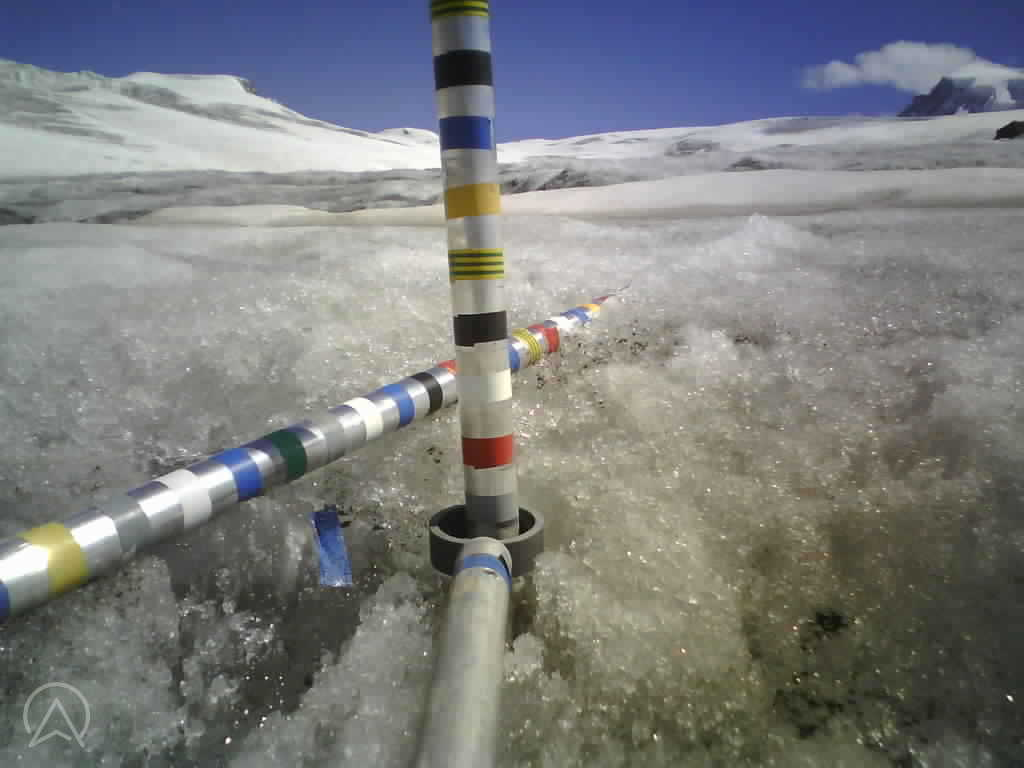
#> input picture H_F_2020-07-27_15_44.jpg, 1024 x 768 px
$ python -i mS.py   (imports and definitions only)
#> lines starting #> are read from the running program, lines starting #| are printed output that depends on the picture; after the words box and inside, x2 and y2 are one past the last pixel; in counts of white or black regions, pixels touching at a corner belong together
#> further down, picture is the input picture: shape (768, 1024, 3); mean B, G, R 126.3, 126, 124.2
#> in find_conversion_factor, `hsv = cv2.cvtColor(img, cv2.COLOR_BGR2HSV)`: hsv: shape (768, 1024, 3); mean H, S, V 49.9, 39.5, 135.5
### mask.py
import numpy as np
import cv2


def yellow(image):
    """Creates a mask for yellow color.

    Parameters
    ----------
    image: ndarray
        Image of which the mask is wanted.
    Returns
    -------
    mask: ndarray
        Mask for yellow color of the image.
    """
    low_yellow = np.array([20., 80., 0.])
    upper_yellow = np.array([50., 255., 255.])
    mask = cv2.inRange(image, low_yellow, upper_yellow)
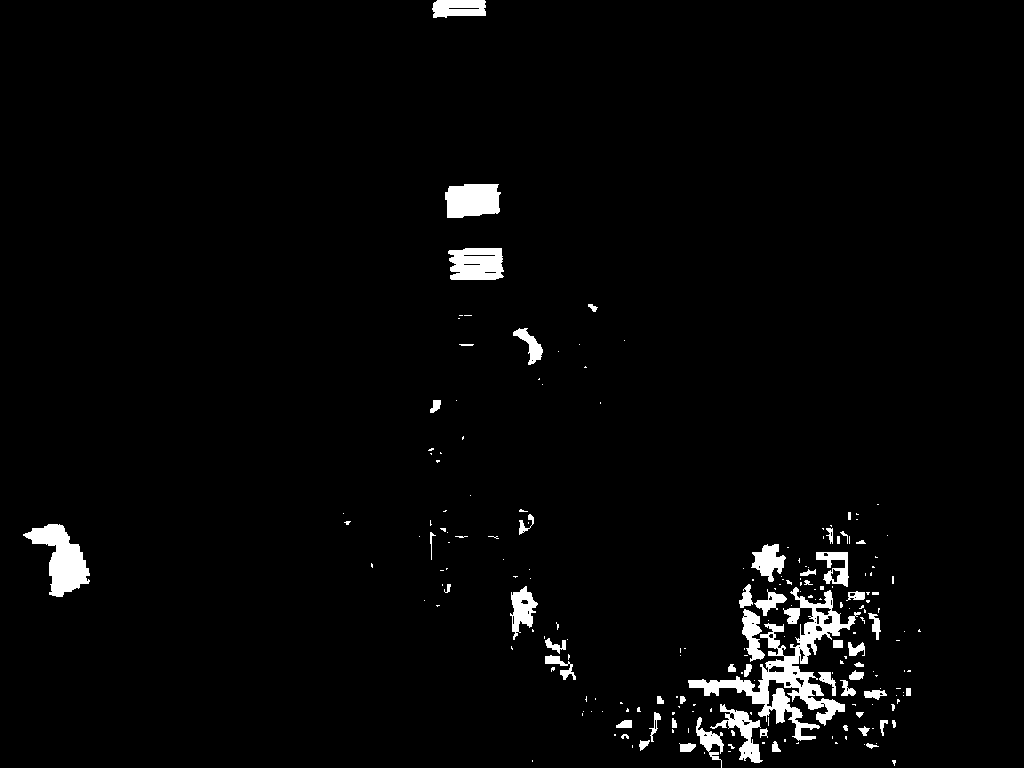
#> mask: shape (768, 1024); 2.7% white; 211 white regions (153 under 20 px), largest, box (x1, y1, x2, y2) and area: (688, 587, 861, 741) 5822, (23, 524, 90, 597) 2321, (445, 184, 501, 218) 1631
    return mask


def red(image):
    """Creates a mask for red color.

    Parameters
    ----------
    image: ndarray
        Image of which the mask is wanted.

    Returns
    -------
    mask: ndarray
        Mask for red color of the image.
    """

    low_red = np.array([0., 80., 0.])
#> low_red = [0, 80, 0]
    upper_red = np.array([10., 255., 255.])
    low2 = np.array([170, 100., 0.])
    up2 = np.array([180, 255., 255.])
    mask = cv2.inRange(image, low_red, upper_red) + cv2.inRange(image, low2, up2)
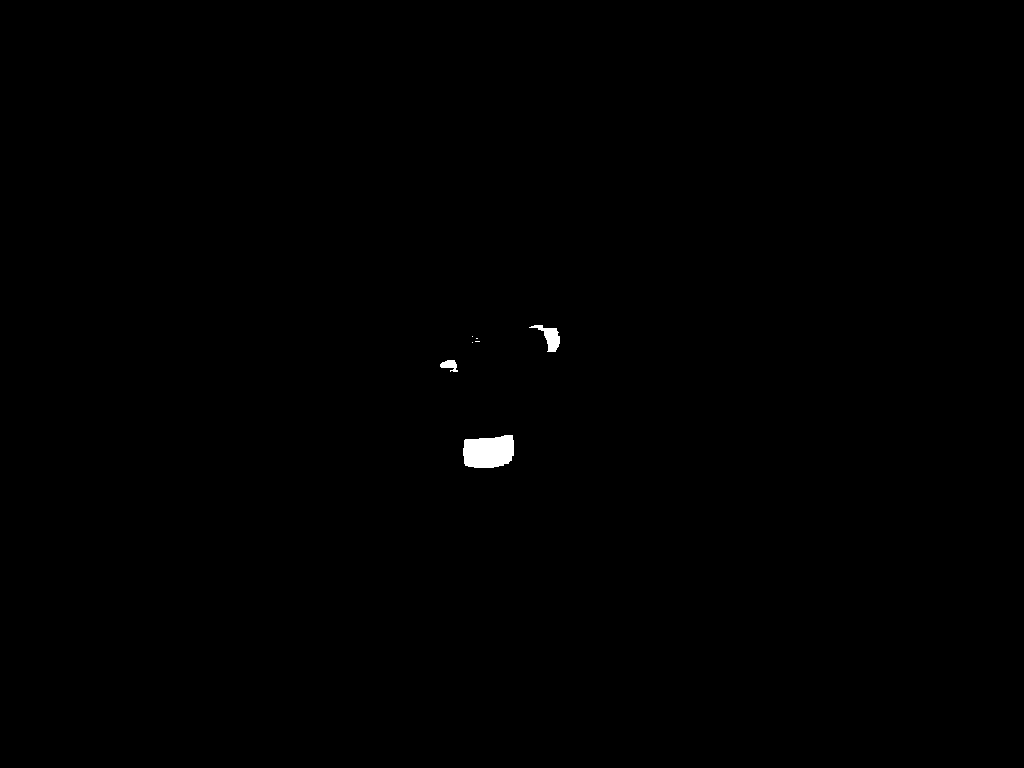
#> mask: shape (768, 1024); 0.24% white; 7 white regions (4 under 20 px), largest, box (x1, y1, x2, y2) and area: (463, 435, 514, 468) 1434, (529, 325, 560, 352) 348, (440, 360, 458, 372) 133
    return mask


def green(image):
    """Creates a mask for green color.

    Parameters
    ----------
    image: ndarray
        Image of which the mask is wanted.

    Returns
    -------
    mask: ndarray
        Mask for green color of the image.
    """

    low_green = np.array([40., 80., 0.])
#> low_green = [40, 80, 0]
    upper_green = np.array([80., 255., 255.])
    mask = cv2.inRange(image, low_green, upper_green)
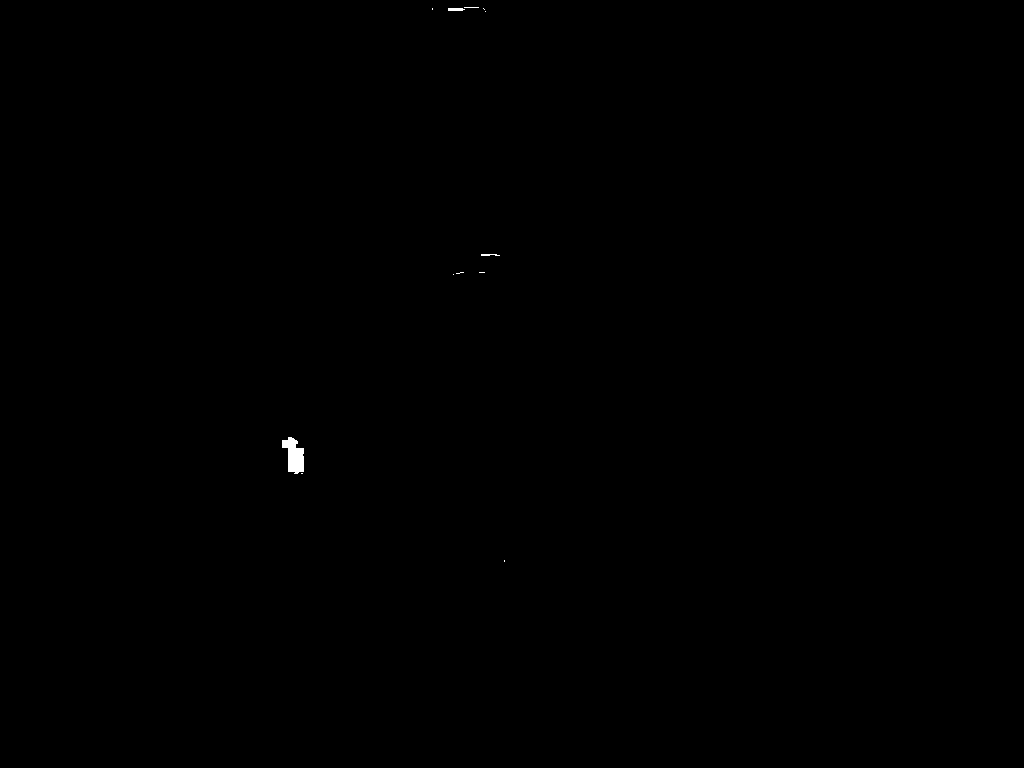
#> mask: shape (768, 1024); 0.08% white; 12 white regions (9 under 20 px), largest, box (x1, y1, x2, y2) and area: (282, 437, 304, 474) 526, (448, 8, 465, 11) 47, (481, 254, 500, 256) 30
    return mask


def blue(image):
    """Creates a mask for blue color.

    Parameters
    ----------
    image: ndarray
        Image of which the mask is wanted.

    Returns
    -------
    mask: ndarray
        Mask for blue color of the image.
    """

    low_blue = np.array([90., 80., 0.])
#> low_blue = [90, 80, 0]
    upper_blue = np.array([165., 255., 255.])
    mask = cv2.inRange(image, low_blue, upper_blue)
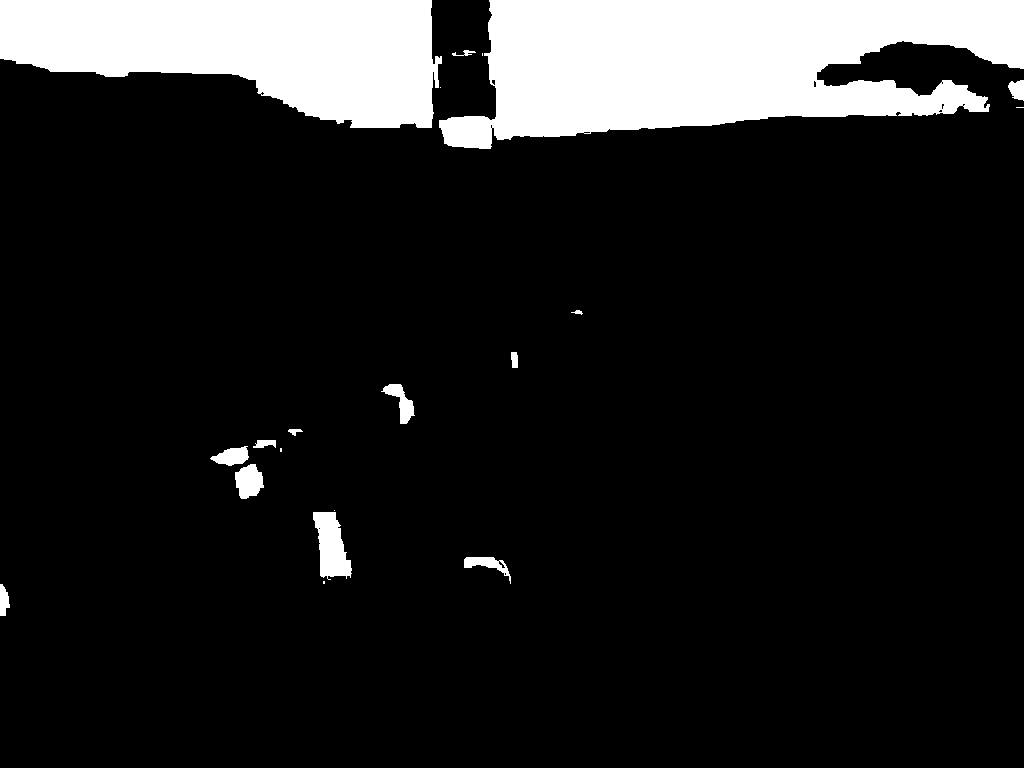
#> mask: shape (768, 1024); 13.2% white; 20 white regions (6 under 20 px)
    return mask


# [18 lines left out: function black, not called in this run]

### mS.py
import numpy as np
import cv2
from mT import match_template
from mask import red, yellow, blue, green, black
import pyqtgraph as pg
import imutils
from sklearn.linear_model import LinearRegression
import math

#############################################################
wait = 1
threshold = -0.002
#############################################################


def find_conversion_factor(img):
    """
    Calculate a (slope) and b (y-intercept) of the function that describes tape height in function of its position in
    the image (because of image distortion).

    Parameters
    ----------
    img: opencv-image
        Image containing the stake with tapes.

    Returns
    -------
    a: float
        Slope of the function.
    b: float
        Y-intercept of the function (in px).
    """
    kernel = np.ones((2, 2))                                                            # define kernel used for morphological application
    kernel2 = np.ones((3, 3))
    h_over_w = 0.6                                                                      # ratio height to width of the template

    stripe_area = []
    stripe_center = []
    stripe_center_y = []
    stripe_higth = []
    hsv = cv2.cvtColor(img, cv2.COLOR_BGR2HSV)                                          #conversion to hsv colorscale
    mask_hsv = yellow(hsv) + red(hsv) + green(hsv) + blue(hsv)  # mask of the tapes
    mask_hsv = cv2.erode(mask_hsv, kernel)                                              # morphological operation to obtain a better mask
    mask_hsv = cv2.dilate(mask_hsv, kernel2)                                            # morphological operation to obtain a better mask
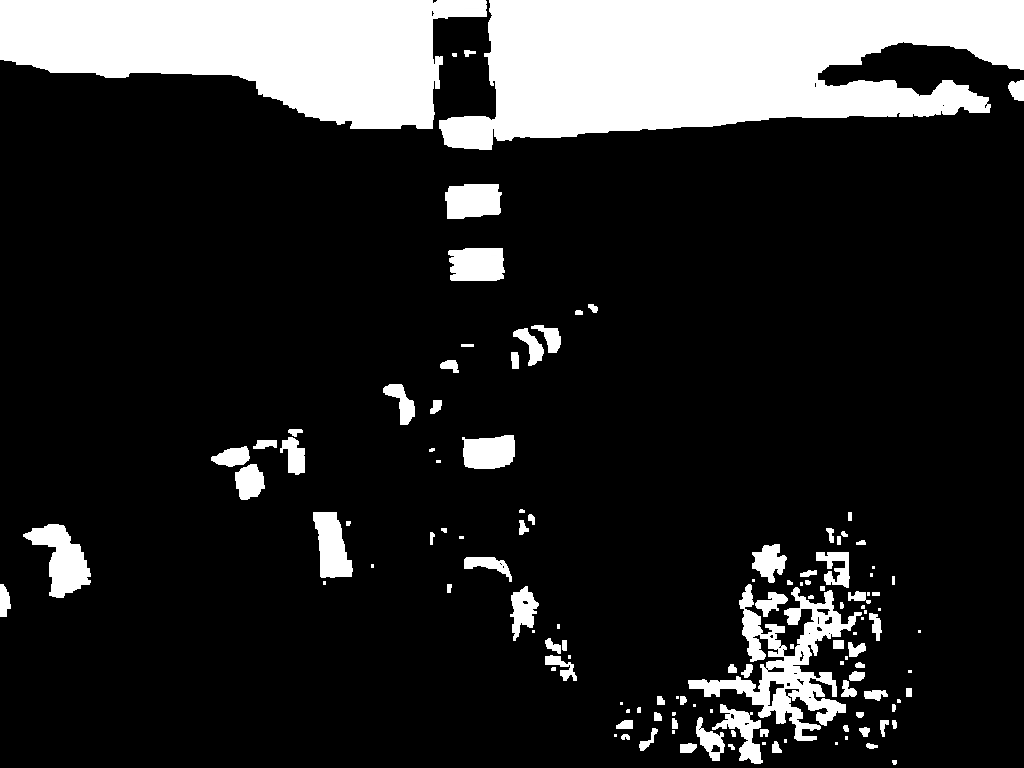
#> mask_hsv: shape (768, 1024); min 0, max 255, mean 43.1

    # find and create contour of the found object
    contours = cv2.findContours(mask_hsv, cv2.RETR_TREE, cv2.CHAIN_APPROX_SIMPLE)
#> contours = 156 contours, 74 with area under 20; largest, box (x1, y1, x2, y2) and area: (439, 0, 1024, 150) 59378, (0, 0, 487, 129) 40314, (688, 584, 862, 741) 7621, (23, 524, 91, 598) 2343, (313, 512, 353, 578) 1672
    contours = imutils.grab_contours(contours)

    for cont in contours:
        area = cv2.contourArea(cont)                                                    # calculation of the area of the tapes
        if area > 600 and area < 2200:
            stripe_area.append(area)
            M = cv2.moments(cont)                                                       # extract center location of the tapes
            cx = int(M["m10"] / M["m00"])
            cy = int(M["m01"] / M["m00"])
            stripe_center.append([cx, cy])
            stripe_center_y.append(cy)
            stripe_higth.append(math.sqrt((h_over_w)*area))                             # calculation of theheight of every tape (eq. 6)
#> this loop made 156 passes
#> (area, cx, cy) on passes 33, 76, 114, 127, 129, 135, 146, 147: (1041, 742, 732), (804.5, 522, 609), (756.5, 768, 561), (1672.5, 331, 546), (739, 249, 481), (1448, 488, 451), (1618, 476, 264), (1638.5, 472, 200)
#> area on passes 3, 4, 7, 10, 14, 15: 37, 119.5, 68, 30, 44, 117.5
#> after the loop, stripe_area = [1041, 804.5, 756.5, 1672.5, 739, 1448, 1618, 1638.5]; stripe_center = [[742, 732], [522, 609], [768, 561], [331, 546], [249, 481], [488, 451], [476, 264], [472, 200]]; stripe_center_y = [732, 609, 561, 546, 481, 451, 264, 200]; stripe_higth = [24.99, 21.97, 21.3, 31.68, 21.06, 29.48, 31.16, 31.35]
    stripe_higth.sort(key=lambda y: y)
    np.asarray(stripe_higth)
    stripe_higth = np.reshape(stripe_higth,(-1,1))
#> stripe_higth = [21.06, 21.3, 21.97, 24.99, 29.48, 31.16, 31.35, 31.68]
    stripe_center_y.sort(key=lambda y: -y)
    np.asarray(stripe_center_y)
    stripe_center_y = np.reshape(stripe_center_y,(-1,1))
    if len(stripe_center) > 1 and len(stripe_higth) > 1:
        reg = LinearRegression().fit(stripe_center_y, stripe_higth)                     # linear regression to extrapolate a and b coefficients
        a = reg.coef_.item()
#> a = -0.0237
        a = round(a,3)
#> a = -0.024
        b = reg.intercept_.item()
#> b = 38.01
        b = round(b,1)
#> b = 38
        return a,b
    else:
        return np.nan, np.nan


# [367 lines left out: functions median_conversion_factor, mS_same_frame, mS_different_frames, not called in this run]

>>> import cv2
>>> picture = cv2.imread('H_F_2020-07-27_15_44.jpg')
>>> result = find_conversion_factor(picture)
#> result = (-0.024, 38)
